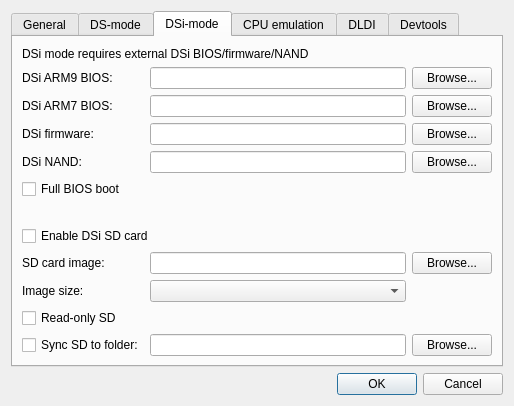
<?xml version="1.0" encoding="UTF-8"?>
<ui version="4.0">
 <class>EmuSettingsDialog</class>
 <widget class="QDialog" name="EmuSettingsDialog">
  <property name="geometry">
   <rect>
    <x>0</x>
    <y>0</y>
    <width>575</width>
    <height>416</height>
   </rect>
  </property>
  <property name="sizePolicy">
   <sizepolicy hsizetype="Fixed" vsizetype="Fixed">
    <horstretch>0</horstretch>
    <verstretch>0</verstretch>
   </sizepolicy>
  </property>
  <property name="windowTitle">
   <string>Emu settings - melonDS</string>
  </property>
  <layout class="QVBoxLayout" name="verticalLayout">
   <property name="sizeConstraint">
    <enum>QLayout::SizeConstraint::SetFixedSize</enum>
   </property>
   <item>
    <widget class="QTabWidget" name="tabWidget">
     <property name="currentIndex">
      <number>2</number>
     </property>
     <widget class="QWidget" name="tab">
      <attribute name="title">
       <string>General</string>
      </attribute>
      <layout class="QFormLayout" name="formLayout_4">
       <item row="1" column="1">
        <widget class="QComboBox" name="cbxConsoleType">
         <property name="sizePolicy">
          <sizepolicy hsizetype="MinimumExpanding" vsizetype="Fixed">
           <horstretch>0</horstretch>
           <verstretch>0</verstretch>
          </sizepolicy>
         </property>
         <property name="whatsThis">
          <string>&lt;html&gt;&lt;head/&gt;&lt;body&gt;&lt;p&gt;The type of console to emulate&lt;/p&gt;&lt;/body&gt;&lt;/html&gt;</string>
         </property>
        </widget>
       </item>
       <item row="2" column="1">
        <widget class="QCheckBox" name="chkDirectBoot">
         <property name="whatsThis">
          <string>&lt;html&gt;&lt;head/&gt;&lt;body&gt;&lt;p&gt;When loading a ROM, completely skip the regular boot process (&amp;quot;Nintendo DS&amp;quot; screen) to boot the ROM directly.&lt;/p&gt;&lt;p&gt;&lt;br/&gt;&lt;/p&gt;&lt;p&gt;Note: if your firmware dump isn't bootable, the ROM will be booted directly regardless of this setting.&lt;/p&gt;&lt;/body&gt;&lt;/html&gt;</string>
         </property>
         <property name="text">
          <string>Boot game directly</string>
         </property>
        </widget>
       </item>
       <item row="3" column="0">
        <spacer name="verticalSpacer_2">
         <property name="orientation">
          <enum>Qt::Orientation::Vertical</enum>
         </property>
         <property name="sizeHint" stdset="0">
          <size>
           <width>20</width>
           <height>40</height>
          </size>
         </property>
        </spacer>
       </item>
       <item row="1" column="0">
        <widget class="QLabel" name="label_4">
         <property name="sizePolicy">
          <sizepolicy hsizetype="Preferred" vsizetype="Fixed">
           <horstretch>0</horstretch>
           <verstretch>0</verstretch>
          </sizepolicy>
         </property>
         <property name="text">
          <string>Console type:</string>
         </property>
        </widget>
       </item>
      </layout>
     </widget>
     <widget class="QWidget" name="tab_2">
      <attribute name="title">
       <string>DS-mode</string>
      </attribute>
      <layout class="QGridLayout" name="gridLayout">
       <item row="3" column="2">
        <widget class="QPushButton" name="btnFirmwareBrowse">
         <property name="text">
          <string>Browse...</string>
         </property>
        </widget>
       </item>
       <item row="4" column="0">
        <spacer name="verticalSpacer_5">
         <property name="orientation">
          <enum>Qt::Orientation::Vertical</enum>
         </property>
         <property name="sizeHint" stdset="0">
          <size>
           <width>20</width>
           <height>40</height>
          </size>
         </property>
        </spacer>
       </item>
       <item row="3" column="0">
        <widget class="QLabel" name="label_3">
         <property name="text">
          <string>DS firmware:</string>
         </property>
        </widget>
       </item>
       <item row="2" column="2">
        <widget class="QPushButton" name="btnBIOS7Browse">
         <property name="text">
          <string>Browse...</string>
         </property>
        </widget>
       </item>
       <item row="1" column="1">
        <widget class="QPathInput" name="txtBIOS9Path">
         <property name="sizePolicy">
          <sizepolicy hsizetype="Expanding" vsizetype="Fixed">
           <horstretch>0</horstretch>
           <verstretch>0</verstretch>
          </sizepolicy>
         </property>
         <property name="minimumSize">
          <size>
           <width>290</width>
           <height>0</height>
          </size>
         </property>
         <property name="statusTip">
          <string/>
         </property>
         <property name="whatsThis">
          <string>&lt;html&gt;&lt;head/&gt;&lt;body&gt;&lt;p&gt;DS-mode ARM9 BIOS&lt;/p&gt;&lt;p&gt;Size should be 4 KB&lt;/p&gt;&lt;/body&gt;&lt;/html&gt;</string>
         </property>
        </widget>
       </item>
       <item row="2" column="0">
        <widget class="QLabel" name="label_2">
         <property name="text">
          <string>DS ARM7 BIOS:</string>
         </property>
        </widget>
       </item>
       <item row="2" column="1">
        <widget class="QPathInput" name="txtBIOS7Path">
         <property name="whatsThis">
          <string>&lt;html&gt;&lt;head/&gt;&lt;body&gt;&lt;p&gt;DS-mode ARM7 BIOS&lt;/p&gt;&lt;p&gt;Size should be 16 KB&lt;/p&gt;&lt;/body&gt;&lt;/html&gt;</string>
         </property>
        </widget>
       </item>
       <item row="3" column="1">
        <widget class="QPathInput" name="txtFirmwarePath">
         <property name="whatsThis">
          <string>&lt;html&gt;&lt;head/&gt;&lt;body&gt;&lt;p&gt;DS-mode firmware&lt;/p&gt;&lt;p&gt;&lt;br/&gt;&lt;/p&gt;&lt;p&gt;Possible firmwares:&lt;/p&gt;&lt;p&gt;* 128 KB: DS-mode firmware from a DSi or 3DS. Not bootable.&lt;/p&gt;&lt;p&gt;* 256 KB: regular DS firmware.&lt;/p&gt;&lt;p&gt;* 512 KB: iQue DS firmware.&lt;/p&gt;&lt;/body&gt;&lt;/html&gt;</string>
         </property>
        </widget>
       </item>
       <item row="1" column="0">
        <widget class="QLabel" name="label">
         <property name="text">
          <string>DS ARM9 BIOS:</string>
         </property>
        </widget>
       </item>
       <item row="1" column="2">
        <widget class="QPushButton" name="btnBIOS9Browse">
         <property name="sizePolicy">
          <sizepolicy hsizetype="Minimum" vsizetype="Fixed">
           <horstretch>0</horstretch>
           <verstretch>0</verstretch>
          </sizepolicy>
         </property>
         <property name="text">
          <string>Browse...</string>
         </property>
         <property name="autoDefault">
          <bool>true</bool>
         </property>
        </widget>
       </item>
       <item row="0" column="0" colspan="3">
        <widget class="QCheckBox" name="chkExternalBIOS">
         <property name="whatsThis">
          <string>&lt;html&gt;&lt;head/&gt;&lt;body&gt;&lt;p&gt;Allows using external user-provided BIOS and firmware dumps.&lt;/p&gt;&lt;/body&gt;&lt;/html&gt;</string>
         </property>
         <property name="text">
          <string>Use external BIOS/firmware files</string>
         </property>
        </widget>
       </item>
      </layout>
     </widget>
     <widget class="QWidget" name="tab_4">
      <attribute name="title">
       <string>DSi-mode</string>
      </attribute>
      <layout class="QGridLayout" name="gridLayout_2">
       <item row="4" column="0">
        <widget class="QLabel" name="label_8">
         <property name="text">
          <string>DSi NAND:</string>
         </property>
        </widget>
       </item>
       <item row="1" column="1">
        <widget class="QPathInput" name="txtDSiBIOS9Path">
         <property name="sizePolicy">
          <sizepolicy hsizetype="Expanding" vsizetype="Fixed">
           <horstretch>0</horstretch>
           <verstretch>0</verstretch>
          </sizepolicy>
         </property>
         <property name="whatsThis">
          <string>&lt;html&gt;&lt;head/&gt;&lt;body&gt;&lt;p&gt;DSi-mode ARM9 BIOS&lt;/p&gt;&lt;p&gt;&lt;br/&gt;&lt;/p&gt;&lt;p&gt;Size should be 64 KB&lt;/p&gt;&lt;/body&gt;&lt;/html&gt;</string>
         </property>
        </widget>
       </item>
       <item row="12" column="1">
        <widget class="QLineEdit" name="txtDSiSDFolder">
         <property name="whatsThis">
          <string>&lt;html&gt;&lt;head/&gt;&lt;body&gt;&lt;p&gt;Sync the emulated SD card to the given folder. The folder's contents will be copied to the SD image, and any change made to the SD image will be reflected to the folder.&lt;/p&gt;&lt;/body&gt;&lt;/html&gt;</string>
         </property>
        </widget>
       </item>
       <item row="12" column="0">
        <widget class="QCheckBox" name="cbDSiSDFolder">
         <property name="whatsThis">
          <string>&lt;html&gt;&lt;head/&gt;&lt;body&gt;&lt;p&gt;Sync the emulated SD card to the given folder. The folder's contents will be copied to the SD image, and any change made to the SD image will be reflected to the folder.&lt;/p&gt;&lt;/body&gt;&lt;/html&gt;</string>
         </property>
         <property name="text">
          <string>Sync SD to folder:</string>
         </property>
        </widget>
       </item>
       <item row="7" column="0" colspan="3">
        <widget class="QLabel" name="label_14">
         <property name="text">
          <string/>
         </property>
        </widget>
       </item>
       <item row="1" column="0">
        <widget class="QLabel" name="label_5">
         <property name="text">
          <string>DSi ARM9 BIOS:</string>
         </property>
        </widget>
       </item>
       <item row="1" column="2">
        <widget class="QPushButton" name="btnDSiBIOS9Browse">
         <property name="text">
          <string>Browse...</string>
         </property>
        </widget>
       </item>
       <item row="2" column="1">
        <widget class="QPathInput" name="txtDSiBIOS7Path">
         <property name="whatsThis">
          <string>&lt;html&gt;&lt;head/&gt;&lt;body&gt;&lt;p&gt;DSi-mode ARM7 BIOS&lt;/p&gt;&lt;p&gt;&lt;br/&gt;&lt;/p&gt;&lt;p&gt;Size should be 64 KB&lt;/p&gt;&lt;/body&gt;&lt;/html&gt;</string>
         </property>
        </widget>
       </item>
       <item row="0" column="0" colspan="3">
        <widget class="QLabel" name="label_15">
         <property name="text">
          <string>DSi mode requires external DSi BIOS/firmware/NAND</string>
         </property>
        </widget>
       </item>
       <item row="10" column="0">
        <widget class="QLabel" name="label_13">
         <property name="text">
          <string>Image size:</string>
         </property>
        </widget>
       </item>
       <item row="2" column="0">
        <widget class="QLabel" name="label_6">
         <property name="text">
          <string>DSi ARM7 BIOS:</string>
         </property>
        </widget>
       </item>
       <item row="2" column="2">
        <widget class="QPushButton" name="btnDSiBIOS7Browse">
         <property name="text">
          <string>Browse...</string>
         </property>
        </widget>
       </item>
       <item row="9" column="2">
        <widget class="QPushButton" name="btnDSiSDBrowse">
         <property name="text">
          <string>Browse...</string>
         </property>
        </widget>
       </item>
       <item row="3" column="0">
        <widget class="QLabel" name="label_7">
         <property name="text">
          <string>DSi firmware:</string>
         </property>
        </widget>
       </item>
       <item row="11" column="0">
        <widget class="QCheckBox" name="cbDSiSDReadOnly">
         <property name="whatsThis">
          <string>&lt;html&gt;&lt;head/&gt;&lt;body&gt;&lt;p&gt;Make the emulated SD card read-only.&lt;/p&gt;&lt;/body&gt;&lt;/html&gt;</string>
         </property>
         <property name="text">
          <string>Read-only SD</string>
         </property>
        </widget>
       </item>
       <item row="8" column="0" colspan="3">
        <widget class="QCheckBox" name="cbDSiSDEnable">
         <property name="whatsThis">
          <string>&lt;html&gt;&lt;head/&gt;&lt;body&gt;&lt;p&gt;Simulate a SD card being inserted in the DSi's SD slot.&lt;/p&gt;&lt;/body&gt;&lt;/html&gt;</string>
         </property>
         <property name="text">
          <string>Enable DSi SD card</string>
         </property>
        </widget>
       </item>
       <item row="3" column="2">
        <widget class="QPushButton" name="btnDSiFirmwareBrowse">
         <property name="text">
          <string>Browse...</string>
         </property>
        </widget>
       </item>
       <item row="4" column="2">
        <widget class="QPushButton" name="btnDSiNANDBrowse">
         <property name="text">
          <string>Browse...</string>
         </property>
        </widget>
       </item>
       <item row="9" column="1">
        <widget class="QPathInput" name="txtDSiSDPath">
         <property name="whatsThis">
          <string>&lt;html&gt;&lt;head/&gt;&lt;body&gt;&lt;p&gt;SD image file for emulating the DSi's SD card. A blank image file will be created if it doesn't already exist.&lt;/p&gt;&lt;/body&gt;&lt;/html&gt;</string>
         </property>
        </widget>
       </item>
       <item row="3" column="1">
        <widget class="QPathInput" name="txtDSiFirmwarePath">
         <property name="whatsThis">
          <string>&lt;html&gt;&lt;head/&gt;&lt;body&gt;&lt;p&gt;DSi-mode firmware (used for DS-mode backwards compatibility)&lt;/p&gt;&lt;p&gt;&lt;br/&gt;&lt;/p&gt;&lt;p&gt;Size should be 128 KB&lt;/p&gt;&lt;/body&gt;&lt;/html&gt;</string>
         </property>
        </widget>
       </item>
       <item row="4" column="1">
        <widget class="QPathInput" name="txtDSiNANDPath">
         <property name="whatsThis">
          <string>&lt;html&gt;&lt;head/&gt;&lt;body&gt;&lt;p&gt;DSi NAND dump&lt;/p&gt;&lt;p&gt;&lt;br/&gt;&lt;/p&gt;&lt;p&gt;Should have 'nocash footer' at the end&lt;/p&gt;&lt;/body&gt;&lt;/html&gt;</string>
         </property>
        </widget>
       </item>
       <item row="10" column="1">
        <widget class="QComboBox" name="cbxDSiSDSize">
         <property name="whatsThis">
          <string>&lt;html&gt;&lt;head/&gt;&lt;body&gt;&lt;p&gt;Size of the SD image.&lt;/p&gt;&lt;p&gt;&lt;br/&gt;&lt;/p&gt;&lt;p&gt;If set to Auto:&lt;/p&gt;&lt;p&gt;* if an image file exists, the volume size will be that of the image file&lt;/p&gt;&lt;p&gt;* if no image file exists and folder sync is enabled, the volume size will be determined from the synced folder's contents&lt;/p&gt;&lt;p&gt;* otherwise, the volume size will default to 512 MB&lt;/p&gt;&lt;/body&gt;&lt;/html&gt;</string>
         </property>
        </widget>
       </item>
       <item row="9" column="0">
        <widget class="QLabel" name="label_10">
         <property name="text">
          <string>SD card image:</string>
         </property>
        </widget>
       </item>
       <item row="12" column="2">
        <widget class="QPushButton" name="btnDSiSDFolderBrowse">
         <property name="text">
          <string>Browse...</string>
         </property>
        </widget>
       </item>
       <item row="5" column="0" colspan="3">
        <widget class="QCheckBox" name="cbDSiFullBIOSBoot">
         <property name="whatsThis">
          <string>&lt;html&gt;&lt;head/&gt;&lt;body&gt;&lt;p&gt;Boot the system from scratch by running the full boot ROMs, instead of starting with the second-stage loader. Requires a full BIOS/bootROM dump.&lt;/p&gt;&lt;/body&gt;&lt;/html&gt;</string>
         </property>
         <property name="text">
          <string>Full BIOS boot</string>
         </property>
        </widget>
       </item>
      </layout>
     </widget>
     <widget class="QWidget" name="tab_3">
      <attribute name="title">
       <string>CPU emulation</string>
      </attribute>
      <layout class="QFormLayout" name="formLayout_5">
       <item row="0" column="0">
        <widget class="QCheckBox" name="chkEnableJIT">
         <property name="text">
          <string>Enable JIT recompiler</string>
         </property>
        </widget>
       </item>
       <item row="1" column="0">
        <widget class="QLabel" name="label_9">
         <property name="text">
          <string>Maximum JIT block size:</string>
         </property>
        </widget>
       </item>
       <item row="1" column="1">
        <widget class="QSpinBox" name="spnJITMaximumBlockSize">
         <property name="minimum">
          <number>1</number>
         </property>
         <property name="maximum">
          <number>32</number>
         </property>
         <property name="value">
          <number>32</number>
         </property>
        </widget>
       </item>
       <item row="2" column="0">
        <widget class="QCheckBox" name="chkJITBranchOptimisations">
         <property name="text">
          <string>Branch optimisations</string>
         </property>
        </widget>
       </item>
       <item row="3" column="0">
        <widget class="QCheckBox" name="chkJITLiteralOptimisations">
         <property name="text">
          <string>Literal optimisations</string>
         </property>
        </widget>
       </item>
       <item row="4" column="0">
        <widget class="QCheckBox" name="chkJITFastMemory">
         <property name="text">
          <string>Fast memory</string>
         </property>
        </widget>
       </item>
       <item row="5" column="0">
        <spacer name="verticalSpacer">
         <property name="orientation">
          <enum>Qt::Orientation::Vertical</enum>
         </property>
         <property name="sizeHint" stdset="0">
          <size>
           <width>20</width>
           <height>40</height>
          </size>
         </property>
        </spacer>
       </item>
      </layout>
     </widget>
     <widget class="QWidget" name="tab_5">
      <attribute name="title">
       <string>DLDI</string>
      </attribute>
      <layout class="QGridLayout" name="gridLayout_4">
       <item row="1" column="2">
        <widget class="QPushButton" name="btnDLDISDBrowse">
         <property name="text">
          <string>Browse...</string>
         </property>
        </widget>
       </item>
       <item row="4" column="2">
        <widget class="QPushButton" name="btnDLDIFolderBrowse">
         <property name="text">
          <string>Browse...</string>
         </property>
        </widget>
       </item>
       <item row="4" column="1">
        <widget class="QLineEdit" name="txtDLDIFolder">
         <property name="whatsThis">
          <string>&lt;html&gt;&lt;head/&gt;&lt;body&gt;&lt;p&gt;Sync the emulated SD card to the given folder. The folder's contents will be copied to the SD image, and any change made to the SD image will be reflected to the folder.&lt;/p&gt;&lt;/body&gt;&lt;/html&gt;</string>
         </property>
        </widget>
       </item>
       <item row="2" column="0">
        <widget class="QLabel" name="label_12">
         <property name="text">
          <string>Image size:</string>
         </property>
        </widget>
       </item>
       <item row="4" column="0">
        <widget class="QCheckBox" name="cbDLDIFolder">
         <property name="whatsThis">
          <string>&lt;html&gt;&lt;head/&gt;&lt;body&gt;&lt;p&gt;Sync the emulated SD card to the given folder. The folder's contents will be copied to the SD image, and any change made to the SD image will be reflected to the folder.&lt;/p&gt;&lt;/body&gt;&lt;/html&gt;</string>
         </property>
         <property name="text">
          <string>Sync SD to folder:</string>
         </property>
        </widget>
       </item>
       <item row="2" column="1">
        <widget class="QComboBox" name="cbxDLDISize">
         <property name="whatsThis">
          <string>&lt;html&gt;&lt;head/&gt;&lt;body&gt;&lt;p&gt;Size of the SD image.&lt;/p&gt;&lt;p&gt;&lt;br/&gt;&lt;/p&gt;&lt;p&gt;If set to Auto:&lt;/p&gt;&lt;p&gt;* if an image file exists, the volume size will be that of the image file&lt;/p&gt;&lt;p&gt;* if no image file exists and folder sync is enabled, the volume size will be determined from the synced folder's contents&lt;/p&gt;&lt;p&gt;* otherwise, the volume size will default to 512 MB&lt;/p&gt;&lt;/body&gt;&lt;/html&gt;</string>
         </property>
        </widget>
       </item>
       <item row="0" column="0" colspan="3">
        <widget class="QCheckBox" name="cbDLDIEnable">
         <property name="whatsThis">
          <string>&lt;html&gt;&lt;head/&gt;&lt;body&gt;&lt;p&gt;Enable the built-in DLDI driver, to let homebrew access files from an emulated SD card.&lt;/p&gt;&lt;/body&gt;&lt;/html&gt;</string>
         </property>
         <property name="text">
          <string>Enable DLDI (for homebrew)</string>
         </property>
        </widget>
       </item>
       <item row="1" column="1">
        <widget class="QPathInput" name="txtDLDISDPath">
         <property name="whatsThis">
          <string>&lt;html&gt;&lt;head/&gt;&lt;body&gt;&lt;p&gt;SD card image file to be used for DLDI. A blank image file will be created if it doesn't already exist.&lt;/p&gt;&lt;/body&gt;&lt;/html&gt;</string>
         </property>
        </widget>
       </item>
       <item row="5" column="0">
        <spacer name="verticalSpacer_3">
         <property name="orientation">
          <enum>Qt::Orientation::Vertical</enum>
         </property>
         <property name="sizeHint" stdset="0">
          <size>
           <width>20</width>
           <height>40</height>
          </size>
         </property>
        </spacer>
       </item>
       <item row="1" column="0">
        <widget class="QLabel" name="label_11">
         <property name="text">
          <string>SD card image:</string>
         </property>
        </widget>
       </item>
       <item row="3" column="0" colspan="3">
        <widget class="QCheckBox" name="cbDLDIReadOnly">
         <property name="whatsThis">
          <string>&lt;html&gt;&lt;head/&gt;&lt;body&gt;&lt;p&gt;Make the emulated SD card read-only.&lt;/p&gt;&lt;/body&gt;&lt;/html&gt;</string>
         </property>
         <property name="text">
          <string>Read-only SD</string>
         </property>
        </widget>
       </item>
      </layout>
     </widget>
     <widget class="QWidget" name="tab_6">
      <attribute name="title">
       <string>Devtools</string>
      </attribute>
      <layout class="QGridLayout" name="gridLayout_3">
       <item row="1" column="0">
        <widget class="QLabel" name="label_16">
         <property name="text">
          <string>ARM9 port</string>
         </property>
        </widget>
       </item>
       <item row="5" column="0">
        <spacer name="verticalSpacer_4">
         <property name="orientation">
          <enum>Qt::Orientation::Vertical</enum>
         </property>
         <property name="sizeHint" stdset="0">
          <size>
           <width>20</width>
           <height>40</height>
          </size>
         </property>
        </spacer>
       </item>
       <item row="2" column="0">
        <widget class="QLabel" name="label_17">
         <property name="text">
          <string>ARM7 port</string>
         </property>
        </widget>
       </item>
       <item row="0" column="0" colspan="3">
        <widget class="QCheckBox" name="cbGdbEnabled">
         <property name="text">
          <string>Enable GDB stub</string>
         </property>
        </widget>
       </item>
       <item row="4" column="0" colspan="7">
        <widget class="QLabel" name="label_18">
         <property name="text">
          <string>Note: melonDS must be restarted in order for these changes to have effect</string>
         </property>
        </widget>
       </item>
       <item row="3" column="0" colspan="7">
        <widget class="QLabel" name="label_19">
         <property name="text">
          <string>Note: GDB stub cannot be used together with the JIT recompiler</string>
         </property>
        </widget>
       </item>
       <item row="1" column="6">
        <widget class="QCheckBox" name="cbGdbBOSA9">
         <property name="text">
          <string>Break on startup</string>
         </property>
        </widget>
       </item>
       <item row="1" column="1" colspan="5">
        <widget class="QSpinBox" name="intGdbPortA9">
         <property name="minimum">
          <number>1000</number>
         </property>
         <property name="maximum">
          <number>65535</number>
         </property>
         <property name="value">
          <number>3333</number>
         </property>
        </widget>
       </item>
       <item row="2" column="1" colspan="5">
        <widget class="QSpinBox" name="intGdbPortA7">
         <property name="minimum">
          <number>1000</number>
         </property>
         <property name="maximum">
          <number>65535</number>
         </property>
         <property name="value">
          <number>3334</number>
         </property>
        </widget>
       </item>
       <item row="2" column="6">
        <widget class="QCheckBox" name="cbGdbBOSA7">
         <property name="text">
          <string>Break on startup</string>
         </property>
        </widget>
       </item>
      </layout>
     </widget>
    </widget>
   </item>
   <item>
    <widget class="QDialogButtonBox" name="buttonBox">
     <property name="orientation">
      <enum>Qt::Orientation::Horizontal</enum>
     </property>
     <property name="standardButtons">
      <set>QDialogButtonBox::StandardButton::Cancel|QDialogButtonBox::StandardButton::Ok</set>
     </property>
    </widget>
   </item>
  </layout>
 </widget>
 <customwidgets>
  <customwidget>
   <class>QPathInput</class>
   <extends>QLineEdit</extends>
   <header>QPathInput.h</header>
  </customwidget>
 </customwidgets>
 <tabstops>
  <tabstop>cbxConsoleType</tabstop>
  <tabstop>chkDirectBoot</tabstop>
  <tabstop>chkExternalBIOS</tabstop>
  <tabstop>txtBIOS9Path</tabstop>
  <tabstop>btnBIOS9Browse</tabstop>
  <tabstop>txtBIOS7Path</tabstop>
  <tabstop>btnBIOS7Browse</tabstop>
  <tabstop>txtFirmwarePath</tabstop>
  <tabstop>btnFirmwareBrowse</tabstop>
  <tabstop>txtDSiBIOS9Path</tabstop>
  <tabstop>btnDSiBIOS9Browse</tabstop>
  <tabstop>txtDSiBIOS7Path</tabstop>
  <tabstop>btnDSiBIOS7Browse</tabstop>
  <tabstop>txtDSiFirmwarePath</tabstop>
  <tabstop>btnDSiFirmwareBrowse</tabstop>
  <tabstop>txtDSiNANDPath</tabstop>
  <tabstop>btnDSiNANDBrowse</tabstop>
  <tabstop>cbDSiSDEnable</tabstop>
  <tabstop>txtDSiSDPath</tabstop>
  <tabstop>btnDSiSDBrowse</tabstop>
  <tabstop>cbxDSiSDSize</tabstop>
  <tabstop>cbDSiSDReadOnly</tabstop>
  <tabstop>cbDSiSDFolder</tabstop>
  <tabstop>txtDSiSDFolder</tabstop>
  <tabstop>btnDSiSDFolderBrowse</tabstop>
  <tabstop>chkEnableJIT</tabstop>
  <tabstop>spnJITMaximumBlockSize</tabstop>
  <tabstop>chkJITBranchOptimisations</tabstop>
  <tabstop>chkJITLiteralOptimisations</tabstop>
  <tabstop>chkJITFastMemory</tabstop>
  <tabstop>cbDLDIEnable</tabstop>
  <tabstop>txtDLDISDPath</tabstop>
  <tabstop>btnDLDISDBrowse</tabstop>
  <tabstop>cbxDLDISize</tabstop>
  <tabstop>cbDLDIReadOnly</tabstop>
  <tabstop>cbDLDIFolder</tabstop>
  <tabstop>txtDLDIFolder</tabstop>
  <tabstop>btnDLDIFolderBrowse</tabstop>
 </tabstops>
 <resources/>
 <connections>
  <connection>
   <sender>buttonBox</sender>
   <signal>accepted()</signal>
   <receiver>EmuSettingsDialog</receiver>
   <slot>accept()</slot>
   <hints>
    <hint type="sourcelabel">
     <x>266</x>
     <y>379</y>
    </hint>
    <hint type="destinationlabel">
     <x>157</x>
     <y>274</y>
    </hint>
   </hints>
  </connection>
  <connection>
   <sender>buttonBox</sender>
   <signal>rejected()</signal>
   <receiver>EmuSettingsDialog</receiver>
   <slot>reject()</slot>
   <hints>
    <hint type="sourcelabel">
     <x>334</x>
     <y>379</y>
    </hint>
    <hint type="destinationlabel">
     <x>286</x>
     <y>274</y>
    </hint>
   </hints>
  </connection>
 </connections>
</ui>
